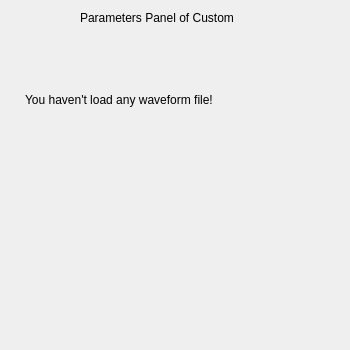
<?xml version="1.0" encoding="UTF-8"?>
<ui version="4.0">
 <class>customPanel</class>
 <widget class="QWidget" name="customPanel">
  <property name="geometry">
   <rect>
    <x>0</x>
    <y>0</y>
    <width>350</width>
    <height>350</height>
   </rect>
  </property>
  <property name="windowTitle">
   <string>Form</string>
  </property>
  <widget class="QLabel" name="label_10">
   <property name="geometry">
    <rect>
     <x>80</x>
     <y>10</y>
     <width>221</width>
     <height>16</height>
    </rect>
   </property>
   <property name="text">
    <string>Parameters Panel of Custom</string>
   </property>
  </widget>
  <widget class="QLabel" name="labelPath">
   <property name="geometry">
    <rect>
     <x>25</x>
     <y>50</y>
     <width>300</width>
     <height>100</height>
    </rect>
   </property>
   <property name="text">
    <string>You haven't load any waveform file!</string>
   </property>
  </widget>
 </widget>
 <resources/>
 <connections/>
</ui>
